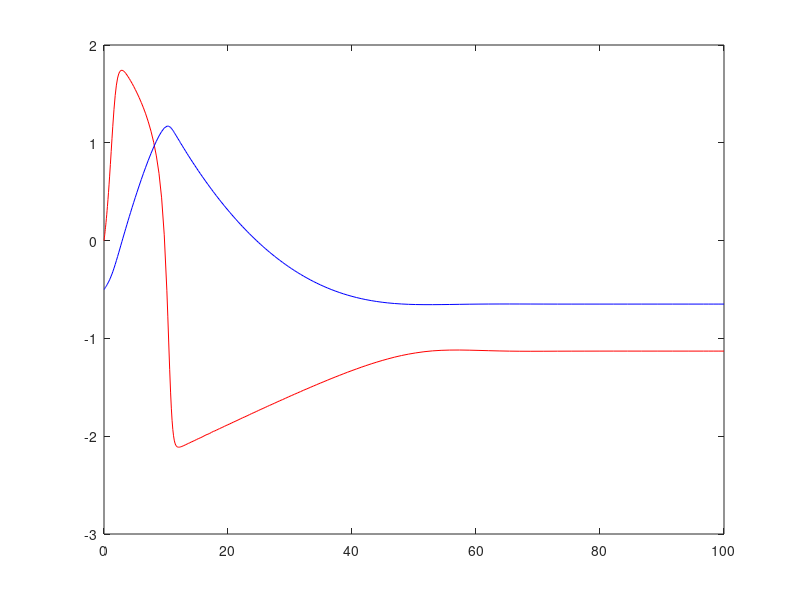
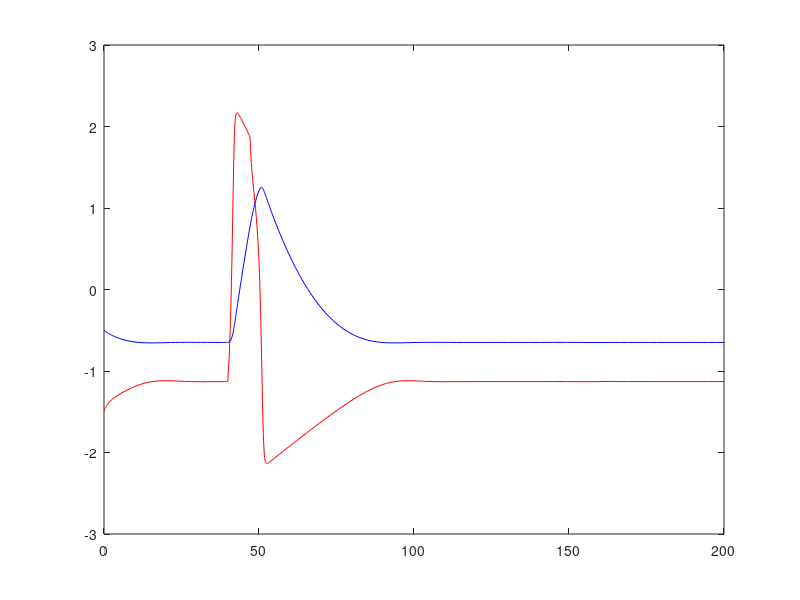
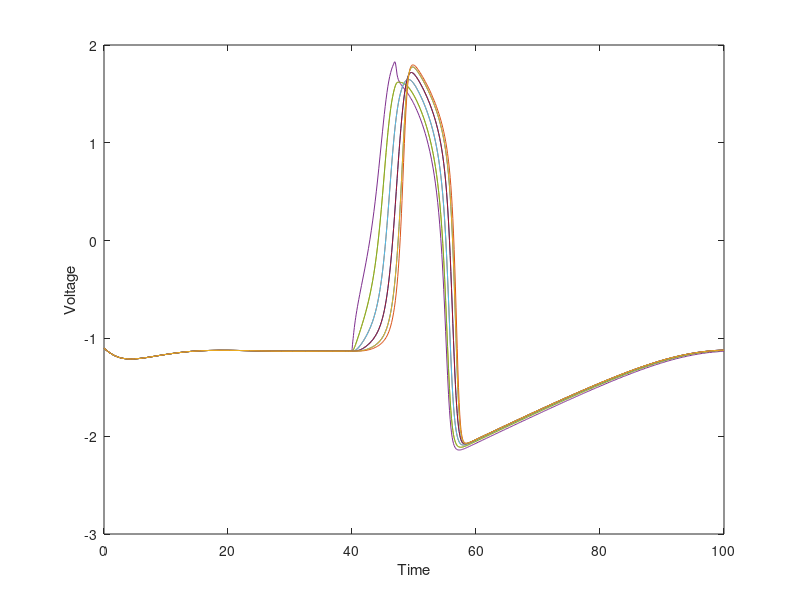
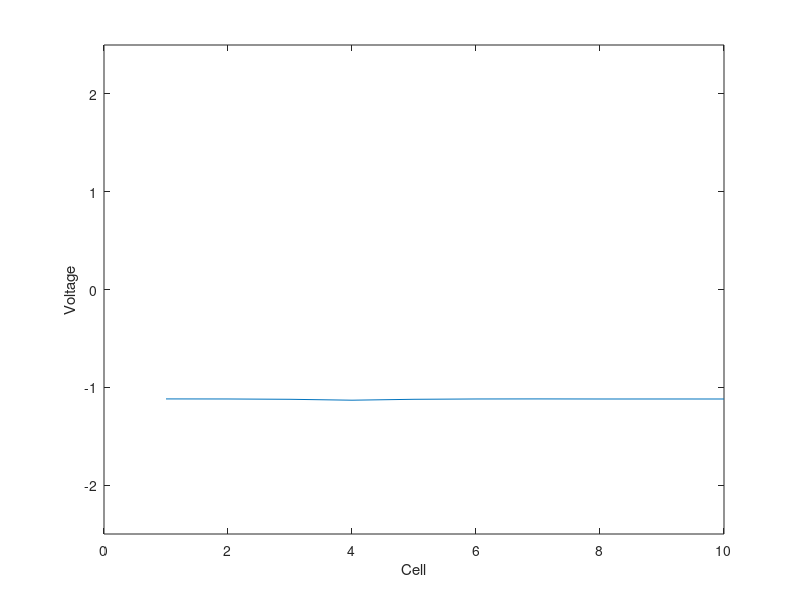

The MATLAB script that drew these images, in order:
% MCSB Bootcamp
% VStudent - Project X FitzHugh Nagumo

% model parameters
eps = 0.08;
a = 1.00;
b = 0.2;

% model definition
f = @(v,w) v - 1/3*v.^3 - w;
g = @(v,w) eps*(v + a -b*w);

%% single cell
dxdt =@ (t,x) [f(x(1),x(2)); g(x(1),x(2));];

% solve!
[T,X] = ode45(dxdt,[0,100], [-0,-0.5]);

% analysis

figure(2); clf; hold on; box on;
plot(T,X(:,1), '-r')
plot(T,X(:,2), '-b')


%% single cell with injection

I0 = 1.0;
tStart = 40;
tStop = 47;
I =@(t) I0*(t>tStart).*(t<tStop);

% single cell

dxdt =@ (t,x) [f(x(1),x(2)) + I(t); g(x(1),x(2));];

[T,X] = ode45(dxdt,[0,200], [-1.5,-0.5]);

figure(3); clf; hold on; box on;
plot(T,X(:,1), '-r')
plot(T,X(:,2), '-b')

%% multicell


I0 = 1.0;
tStart = 40;
tStop = 47;

I =@(t) I0*(t>tStart).*(t<tStop);

D = 0.9;

dxdt =@(t,x) [f(x(1:10),x(11:20)) ...
    + D*([x(2:10); x(1)] -2*x(1:10) + [x(10); x(1:9)] ... % cell-cell coupling, periodic boundaries
    + [0;0;0;1;0;0;0;0;0;0]*I(t) ); % injection in fourth cell
    g(x(1:10),x(11:20)) ];

ic = [-1.1*ones(10,1);-0.6*ones(10,1)];

[T,X] = ode45(dxdt,[0,100], ic);


% plot results
% time series
figure(4); clf; hold on; box on;
plot(T,X(:,1:10));
xlabel('Time');
ylabel('Voltage')

% movie
for nt=1:numel(T)
    figure(5); clf; hold on; box on;
    plot(X(nt,1:10)); 
    set(gca,'ylim', [-2.5,2.5])
    xlabel('Cell');
    ylabel('Voltage')
    drawnow;
end